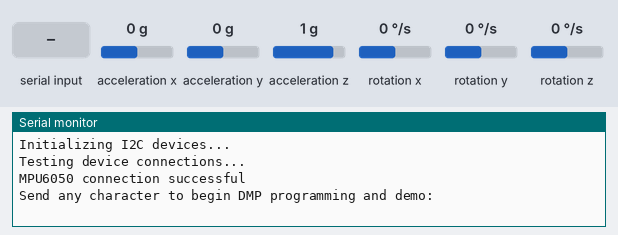
Bench run of a sketch on a simulated Arduino Uno, built with avr-gcc and run on an emulated ATmega328P. Parts: the last lines printed to the serial monitor. Inputs (shaded band) come from the test bench; at power-on: acceleration x 0 g, acceleration y 0 g, acceleration z 1 g, rotation x 0 °/s, rotation y 0 °/s, rotation z 0 °/s.

Above: at 0.9 s.
1.0 s: "1" received over Serial
At 1.4 s:
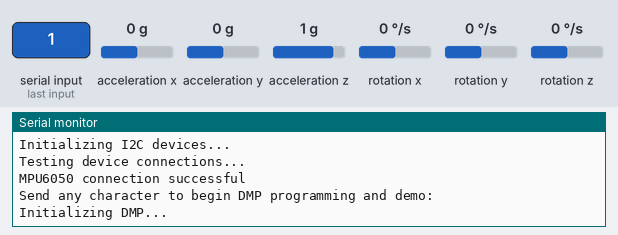
At 2.0 s:
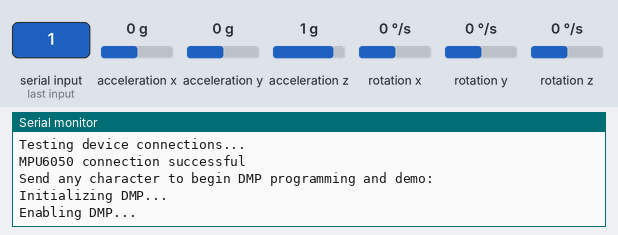

Measured:
- after the input at 1.0 s, the serial monitor: prints a new line at once (image 1)

The sketch:

Only__Yaw_Pitch_Roll.ino
```cpp
#include "I2Cdev.h"

#include "MPU6050_6Axis_MotionApps20.h"
//#include "MPU6050.h" // not necessary if using MotionApps include file

// Arduino Wire library is required if I2Cdev I2CDEV_ARDUINO_WIRE implementation
// is used in I2Cdev.h
#if I2CDEV_IMPLEMENTATION == I2CDEV_ARDUINO_WIRE
#include "Wire.h"
#endif

MPU6050 mpu;
//MPU6050 mpu(0x69); // <-- use for AD0 high

#define OUTPUT_READABLE_YAWPITCHROLL

// MPU control/status vars
bool dmpReady = false;  // set true if DMP init was successful
uint8_t mpuIntStatus;   // holds actual interrupt status byte from MPU
uint8_t devStatus;      // return status after each device operation (0 = success, !0 = error)
uint16_t packetSize;    // expected DMP packet size (default is 42 bytes)
uint16_t fifoCount;     // count of all bytes currently in FIFO
uint8_t fifoBuffer[64]; // FIFO storage buffer

// orientation/motion vars
Quaternion q;           // [w, x, y, z]         quaternion container
VectorFloat gravity;    // [x, y, z]            gravity vector
float euler[3];         // [psi, theta, phi]    Euler angle container
float ypr[3];           // [yaw, pitch, roll]   yaw/pitch/roll container and gravity vector

void setup() {
  // join I2C bus (I2Cdev library doesn't do this automatically)
#if I2CDEV_IMPLEMENTATION == I2CDEV_ARDUINO_WIRE
  Wire.begin();
  //TWBR = 24; // 400kHz I2C clock (200kHz if CPU is 8MHz). Comment this line if having compilation difficulties with TWBR.
#elif I2CDEV_IMPLEMENTATION == I2CDEV_BUILTIN_FASTWIRE
  Fastwire::setup(400, true);
#endif

  Serial.begin(115200);

  // initialize device
  Serial.println(F("Initializing I2C devices..."));
  mpu.initialize();

  // verify connection
  Serial.println(F("Testing device connections..."));
  Serial.println(mpu.testConnection() ? F("MPU6050 connection successful") : F("MPU6050 connection failed"));

  // wait for ready
  Serial.println(F("\nSend any character to begin DMP programming and demo: "));
  while (Serial.available() && Serial.read()); // empty buffer
  while (!Serial.available());                 // wait for data
  while (Serial.available() && Serial.read()); // empty buffer again

  // load and configure the DMP
  Serial.println(F("Initializing DMP..."));
  devStatus = mpu.dmpInitialize();

  // supply your own gyro offsets here, scaled for min sensitivity
  mpu.setXGyroOffset(220);
  mpu.setYGyroOffset(76);
  mpu.setZGyroOffset(-85);
  mpu.setZAccelOffset(1788); // 1688 factory default for my test chip

  if (devStatus == 0) {
    Serial.println(F("Enabling DMP..."));
    mpu.setDMPEnabled(true);

    dmpReady = true;

    packetSize = mpu.dmpGetFIFOPacketSize();
  } else {
    Serial.print(F("DMP Initialization failed (code "));
    Serial.print(devStatus);
    Serial.println(F(")"));
  }
}

String data = "";

void loop() {
  // if programming failed, don't try to do anything
  if (!dmpReady) return;

  // wait for correct available data length, should be a VERY short wait
  while (fifoCount < packetSize) fifoCount = mpu.getFIFOCount();

  // read a packet from FIFO
  mpu.getFIFOBytes(fifoBuffer, packetSize);

  // track FIFO count here in case there is > 1 packet available
  // (this lets us immediately read more without waiting for an interrupt)
  fifoCount -= packetSize;

#ifdef OUTPUT_READABLE_YAWPITCHROLL
  // display Euler angles in degrees
  mpu.dmpGetQuaternion(&q, fifoBuffer);
  mpu.dmpGetGravity(&gravity, &q);
  mpu.dmpGetYawPitchRoll(ypr, &q, &gravity);
  /*Serial.print("ypr\t");
  Serial.print(ypr[0] * 180 / M_PI);
  Serial.print("\t");
  Serial.print(ypr[1] * 180 / M_PI);
  Serial.print("\t");
  Serial.println(ypr[2] * 180 / M_PI);*/
  data = (ypr[0] * 180 / M_PI) && (ypr[1] * 180 / M_PI) && (ypr[2] * 180 / M_PI);
#endif
}

void requestEvent()
{
//questo evento viene generato quando il master
//richiede ad uno specifico slave
//una richiesta di dati

//spedisco il dato al Master
Wire.write(data.c_str());

}
```
